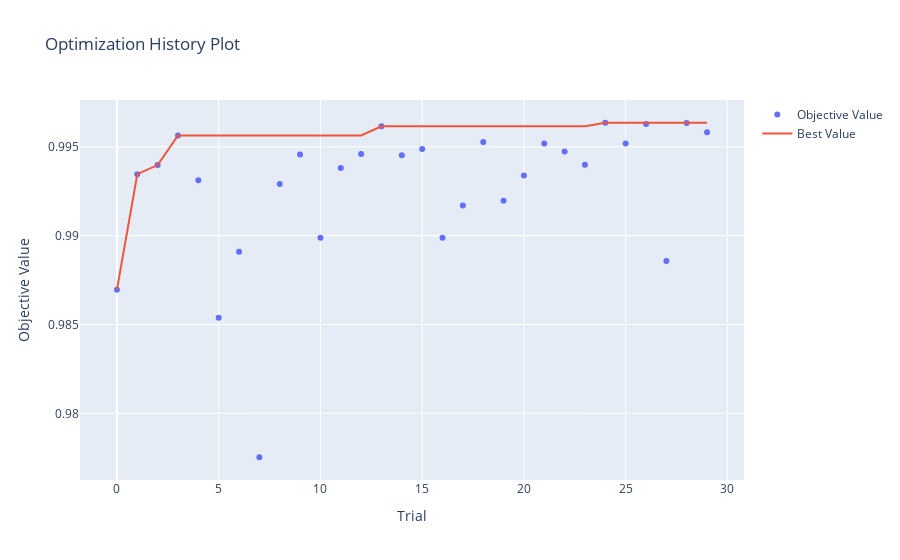
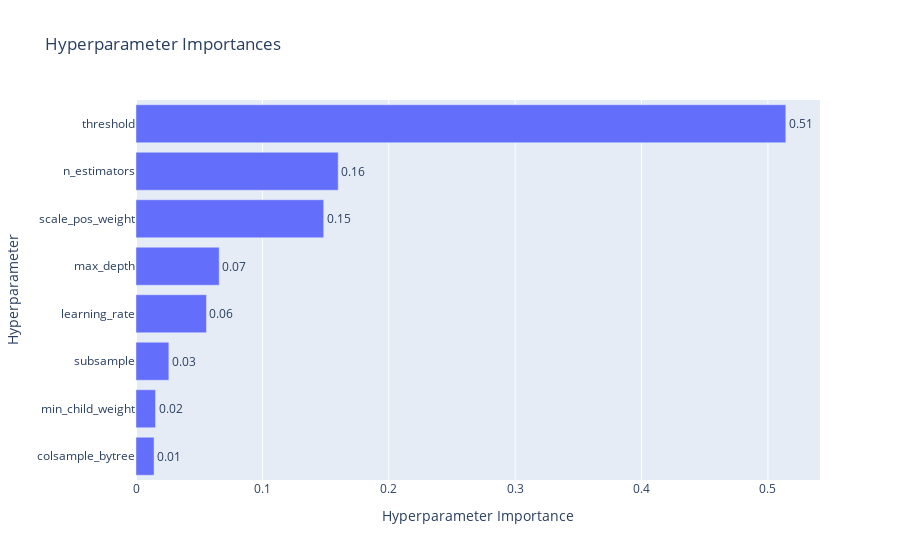

The notebook cell saved with these charts, in order:
### Code cell
fig = optuna.visualization.plot_optimization_history(xgb_study)
fig.show()

fig = optuna.visualization.plot_param_importances(xgb_study)
fig.show()

### Figure 1 — Plotly figure (JSON) as saved in the notebook; plotly's stock layout.template omitted (floating-point values rounded to 4 significant figures)
{"data": [{"mode": "markers", "name": "Objective Value", "type": "scatter", "x": [0, 1, 2, 3, 4, 5, 6, 7, 8, 9, 10, 11, 12, 13, 14, 15, 16, 17, 18, 19, 20, 21, 22, 23, 24, 25, 26, 27, 28, 29], "y": [0.987, 0.9935, 0.994, 0.9956, 0.9931, 0.9854, 0.9891, 0.9775, 0.9929, 0.9946, 0.9899, 0.9938, 0.9946, 0.9962, 0.9945, 0.9949, 0.9899, 0.9917, 0.9953, 0.992, 0.9934, 0.9952, 0.9947, 0.994, 0.9964, 0.9952, 0.9963, 0.9886, 0.9963, 0.9958]}, {"mode": "lines", "name": "Best Value", "type": "scatter", "x": [0, 1, 2, 3, 4, 5, 6, 7, 8, 9, 10, 11, 12, 13, 14, 15, 16, 17, 18, 19, 20, 21, 22, 23, 24, 25, 26, 27, 28, 29], "y": [0.987, 0.9935, 0.994, 0.9956, 0.9956, 0.9956, 0.9956, 0.9956, 0.9956, 0.9956, 0.9956, 0.9956, 0.9956, 0.9962, 0.9962, 0.9962, 0.9962, 0.9962, 0.9962, 0.9962, 0.9962, 0.9962, 0.9962, 0.9962, 0.9964, 0.9964, 0.9964, 0.9964, 0.9964, 0.9964]}, {"marker": {"color": "#cccccc"}, "mode": "markers", "name": "Infeasible Trial", "showlegend": false, "type": "scatter", "x": [], "y": []}], "layout": {"title": {"text": "Optimization History Plot"}, "xaxis": {"title": {"text": "Trial"}}, "yaxis": {"title": {"text": "Objective Value"}}}}

### Figure 2 — Plotly figure (JSON) as saved in the notebook; plotly's stock layout.template omitted (floating-point values rounded to 4 significant figures)
{"data": [{"cliponaxis": false, "hovertemplate": ["colsample_bytree (FloatDistribution): 0.014285874343935972<extra></extra>", "min_child_weight (IntDistribution): 0.015452660371305379<extra></extra>", "subsample (FloatDistribution): 0.02598939456665642<extra></extra>", "learning_rate (FloatDistribution): 0.05577096768630974<extra></extra>", "max_depth (IntDistribution): 0.0658427723953738<extra></extra>", "scale_pos_weight (FloatDistribution): 0.14850779024853739<extra></extra>", "n_estimators (IntDistribution): 0.15999817253093251<extra></extra>", "threshold (FloatDistribution): 0.5141523678569486<extra></extra>"], "name": "Objective Value", "orientation": "h", "text": ["0.01", "0.02", "0.03", "0.06", "0.07", "0.15", "0.16", "0.51"], "textposition": "outside", "type": "bar", "x": [0.01429, 0.01545, 0.02599, 0.05577, 0.06584, 0.1485, 0.16, 0.5142], "y": ["colsample_bytree", "min_child_weight", "subsample", "learning_rate", "max_depth", "scale_pos_weight", "n_estimators", "threshold"]}], "layout": {"title": {"text": "Hyperparameter Importances"}, "xaxis": {"title": {"text": "Hyperparameter Importance"}}, "yaxis": {"title": {"text": "Hyperparameter"}}}}
